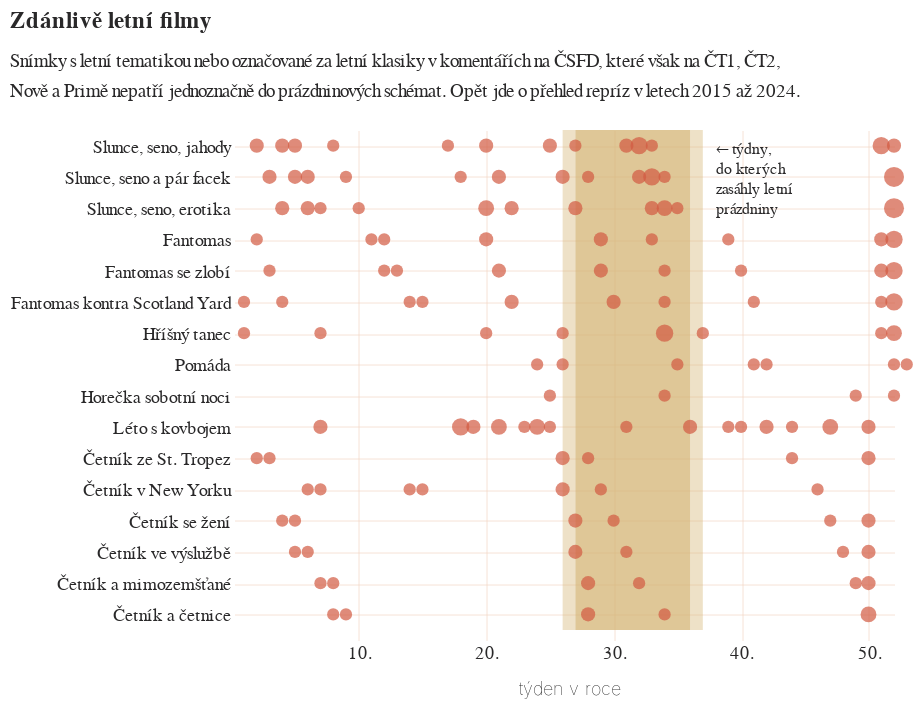

Notebook source saved alongside this figure:
### Code cell
obsah_neletni = alt.Chart(
    graf_neletni,
    title=alt.Title(
        'Zdánlivě letní filmy',
        subtitle=[
            'Snímky s letní tematikou nebo označované za letní klasiky v komentářích na ČSFD, které však na ČT1, ČT2,',
            'Nově a Primě nepatří jednoznačně do prázdninových schémat. Opět jde o přehled repríz v letech 2015 až 2024.'
        ],
        subtitleFontSize=9.3
    )
).mark_circle(
    color='#D15A41'
).encode(
    alt.X('tyden:Q', axis=alt.Axis(
        title="týden v roce", tickColor='#F1D1BB', tickOpacity=0.6, tickCount=5, tickWidth = 0.5,
        labelExpr="datum.label + '.'"
    ), scale=alt.Scale(
        domainMin = 1,
        domainMax = 52,
        padding=0,        # Remove extra padding
        nice=False        # Prevent extending to "nice" numbers
    )),
    alt.Y('nazev:N', sort=razeni_neletni, axis=alt.Axis(title=None, tickColor='#F1D1BB', tickOpacity=0.6, tickWidth = 0.5)),
    alt.Size('len:Q', scale=alt.Scale(range=[25,100]), legend=None),
).properties(
    width="container",
)

popisek_neletni = alt.Chart(
    pl.DataFrame({'tyden':38})
).mark_text(
    font='Asap',
    color='#292829',
    fontSize=8,
    text=['← týdny,','do kterých','zasáhly letní','prázdniny'],
    align='left',
    dy=-115
).encode(alt.X("tyden:Q"))

finale_neletni = alt.layer(terminy, popisek_neletni, obsah_neletni).configure_view(
    stroke='transparent'
).configure_axis(grid=True, gridOpacity=0.6, gridWidth = 0.5, gridColor='#F1D1BB').properties(
    width=325,
    height=250
)

finale_neletni

### Figure 1 — Vega-Lite specification as saved in the notebook (floating-point values rounded to 4 significant figures; data arrays with more than 128 entries replaced by an {"elided": "..."} marker saying what was removed)
{"config": {"title": {"font": "Noticia Text", "fontSize": 11.5, "anchor": "start", "lineHeight": 19, "fontWeight": "bolder", "subtitleFont": "Noticia Text", "subtitleFontSize": 10, "subtitleLineHeight": 15, "subtitlePadding": 10, "dy": -10, "color": "#292829", "subtitleColor": "#292829"}, "axis": {"labelFont": "Asap", "titleFont": "Asap", "fontWeight": "lighter", "titleFontWeight": "lighter", "labelFontSize": 9, "titleFontSize": 9, "labelPadding": 2, "titlePadding": 9, "domainOpacity": 0, "tickColor": "#DCDDD6", "labelColor": "#292829", "grid": true, "gridColor": "#F1D1BB", "gridOpacity": 0.6, "gridWidth": 0.5}, "legend": {"labelFont": "Asap", "labelFontWeight": "normal", "titleFont": "Asap", "titleFontWeight": "normal", "labelFontSize": 9, "titleFontSize": 9, "labelColor": "#292829"}, "view": {"stroke": "transparent"}}, "layer": [{"data": {"name": "data-fb39159f815b7cb5b0f1c4fb1248b1c5"}, "mark": {"type": "rect", "color": "#D5B574"}, "encoding": {"opacity": {"field": "prazdninovost", "legend": null, "scale": {"range": [0.4, 0.75]}, "type": "nominal"}, "x": {"field": "tyden", "type": "quantitative"}, "x2": {"field": "tyden2"}}}, {"data": {"name": "data-5fb359a22e3af046f235c8e9ba563e2d"}, "mark": {"type": "text", "align": "left", "color": "#292829", "dy": -115, "font": "Asap", "fontSize": 8, "text": ["← týdny,", "do kterých", "zasáhly letní", "prázdniny"]}, "encoding": {"x": {"field": "tyden", "type": "quantitative"}}}, {"data": {"name": "data-47ecd0cab49a9e9d18c6623faee11fdd"}, "mark": {"type": "circle", "color": "#D15A41"}, "encoding": {"size": {"field": "len", "legend": null, "scale": {"range": [25, 100]}, "type": "quantitative"}, "x": {"axis": {"labelExpr": "datum.label + '.'", "tickColor": "#F1D1BB", "tickCount": 5, "tickOpacity": 0.6, "tickWidth": 0.5, "title": "týden v roce"}, "field": "tyden", "scale": {"domainMax": 52, "domainMin": 1, "nice": false, "padding": 0}, "type": "quantitative"}, "y": {"axis": {"tickColor": "#F1D1BB", "tickOpacity": 0.6, "tickWidth": 0.5, "title": null}, "field": "nazev", "sort": ["Slunce, seno, jahody", "Slunce, seno a pár facek", "Slunce, seno, erotika", "Fantomas", "Fantomas se zlobí", "Fantomas kontra Scotland Yard", "Senzační prázdniny", "Hříšný tanec", "Pomáda", "Horečka sobotní noci", "Léto s kovbojem", "Četník ze St. Tropez", "Četník v New Yorku", "Četník se žení", "Četník ve výslužbě", "Četník a mimozemšťané", "Četník a četnice"], "type": "nominal"}}, "title": {"text": "Zdánlivě letní filmy", "subtitle": ["Snímky s letní tematikou nebo označované za letní klasiky v komentářích na ČSFD, které však na ČT1, ČT2,", "Nově a Primě nepatří jednoznačně do prázdninových schémat. Opět jde o přehled repríz v letech 2015 až 2024."], "subtitleFontSize": 9.3}}], "height": 250, "width": 325, "$schema": "https://vega.github.io/schema/vega-lite/v5.8.0.json", "datasets": {"data-fb39159f815b7cb5b0f1c4fb1248b1c5": [{"tyden": 26, "prazdniny": 0.5556, "zacatek": 26, "konec": 36, "prazdninovost": "nekdy", "tyden2": 27}, {"tyden": 36, "prazdniny": 0.1667, "zacatek": 26, "konec": 36, "prazdninovost": "nekdy", "tyden2": 37}, {"tyden": 27, "prazdniny": 1.0, "zacatek": 26, "konec": 36, "prazdninovost": "vzdycky", "tyden2": 36}], "data-5fb359a22e3af046f235c8e9ba563e2d": [{"tyden": 38}], "data-47ecd0cab49a9e9d18c6623faee11fdd": {"elided": "134 records"}}}
